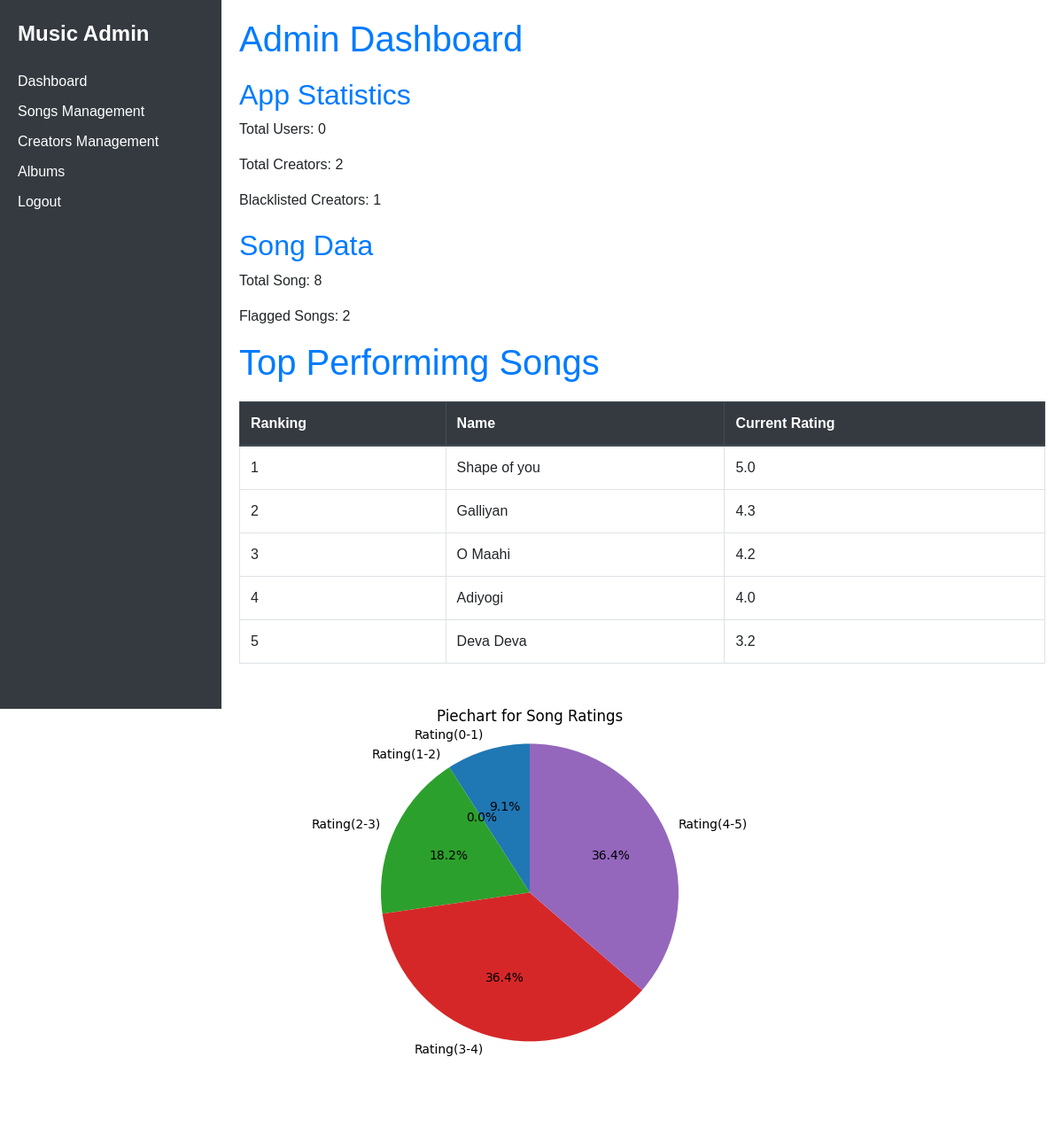
Page /admin_dashboard on the committed database.
### models.py (models this page shows)
class Song(db.Model):
    id = db.Column(db.Integer(),primary_key=True, unique=True)
    song_name = db.Column(db.String(80), nullable=False)
    artist = db.Column(db.String(80), nullable=False)
    lyrics = db.Column(db.String(), nullable=False)
    genre = db.Column(db.String(80), nullable=False)
    ratings = db.Column(db.Float(), default=0)
    us_id = db.Column(db.Integer(), default=0)
    ratings_total = db.Column(db.Float(), default=0)
    ratings_count = db.Column(db.Float(), default=0)
    flagged = db.Column(db.Boolean(), default=False)

### app.py (the view)
@app.route('/admin_dashboard')
def admin_dashboard():
    user=current_user
    user = User.query.all()
    song = Song.query.all()
    u_count = len(User.query.filter_by(role ="User").all())
    c_count = len(User.query.filter_by(role ="creator").all())
    blcr_count = len(User.query.filter_by(blacklisted = True).all())
    song_count =len(song)
    fls_count = len(Song.query.filter_by(flagged = True).all())
    top_songs = Song.query.order_by(Song.ratings.desc()).limit(5).all()
    return render_template("admin_dashboard.html",user=user,u_count=u_count, c_count=c_count, song_count=song_count, top_songs=top_songs, blcr_count=blcr_count, fls_count=fls_count)

### Templates/admin_dashboard.html (shortened to what this page needs)
<!DOCTYPE html>
<html lang="en">
<head>
    <link href="https://stackpath.bootstrapcdn.com/bootstrap/4.5.2/css/bootstrap.min.css" rel="stylesheet">
</head>
<body>
    <div id="sidebar">
        <div id="logo" class="mb-4">Music Admin</div>
        <ul>
            <li><a href="#" class="text-white">Dashboard</a></li>
            <li><a href="/admin_songs_man" class="text-white">Songs Management</a></li>
            <li><a href="/admin_user_man" class="text-white">Creators Management</a></li>
            <li><a href="/all_album" class="text-white">Albums</a></li>
            <li><a href="#" onclick="showConfirmation('Are you sure you want to logout?', '/logout')">Logout</a></li>
        </ul>
    </div>
    <div id="content">
        <h1>Admin Dashboard</h1>
        <div id="statistics">
            <h2>App Statistics</h2>
            <p>Total Users: {{u_count}}</p>
            <p>Total Creators: {{c_count}}</p>
            <p>Blacklisted Creators: {{blcr_count}}</p>
        </div>
        <div id="performance">
            <h2>Song Data</h2>
            <p>Total Song: {{song_count}}</p>
            <p>Flagged Songs: {{fls_count}}</p>
            <table class="table">
                <thead class="thead-dark">
                    <tr>
                        <th>Ranking</th>
                        <th>Name</th>
                        <th>Current Rating</th>
                    </tr>
                </thead>
                <tbody>
                    <h1>Top Performimg Songs</h1>
                    {% for a in top_songs %}
                        <tr>
                            <td>{{loop.index}}</td>
                            <td>{{a.song_name}}</td>
                            <td>{{a.ratings}}</td>
                        </tr>
                    {% endfor %}
                </tbody>
            </table>
            <p><img src="..\static\piechart.png" class="img-fluid" alt="Pie Chart"></p>
        </div>
    </div>
</body>
</html>

### Templates/admin_dashboard.html (style rules this page uses)
body { font-family: 'Arial', sans-serif; margin: 0; padding: 0; }
#sidebar { width: 250px; height: 100vh; background-color: #333; color: #fff; padding-top: 20px; position: fixed; }
#content { margin-left: 250px; padding: 20px; }
ul { list-style: none; padding: 0; margin: 0; }
li { margin-bottom: 10px; }
a { text-decoration: none; color: #fff; }
#logo { font-size: 1.5em; font-weight: bold; margin-bottom: 20px; }
#statistics, #performance, #content-management { margin-top: 20px; }
#sidebar { background-color: #343a40; padding: 20px; }
#content { padding: 20px; }
#logo { color: #fff; }
h1, h2 { color: #007bff; }
table { width: 100%; border-collapse: collapse; margin-top: 20px; }
th, td { padding: 8px; border: 1px solid #dee2e6; }
th { background-color: #007bff; color: #fff; }

### rows in the picture
Song: song_name "Shape of you", ratings "5.0"
Song: song_name "Galliyan", ratings "4.3"
Song: song_name "O Maahi", ratings "4.2"
Song: song_name "Adiyogi", ratings "4.0"
Song: song_name "Deva Deva", ratings "3.2"

### other values in the picture
{{ u_count }} "0"
{{ c_count }} "2"
{{ blcr_count }} "1"
{{ song_count }} "8"
{{ fls_count }} "2"
